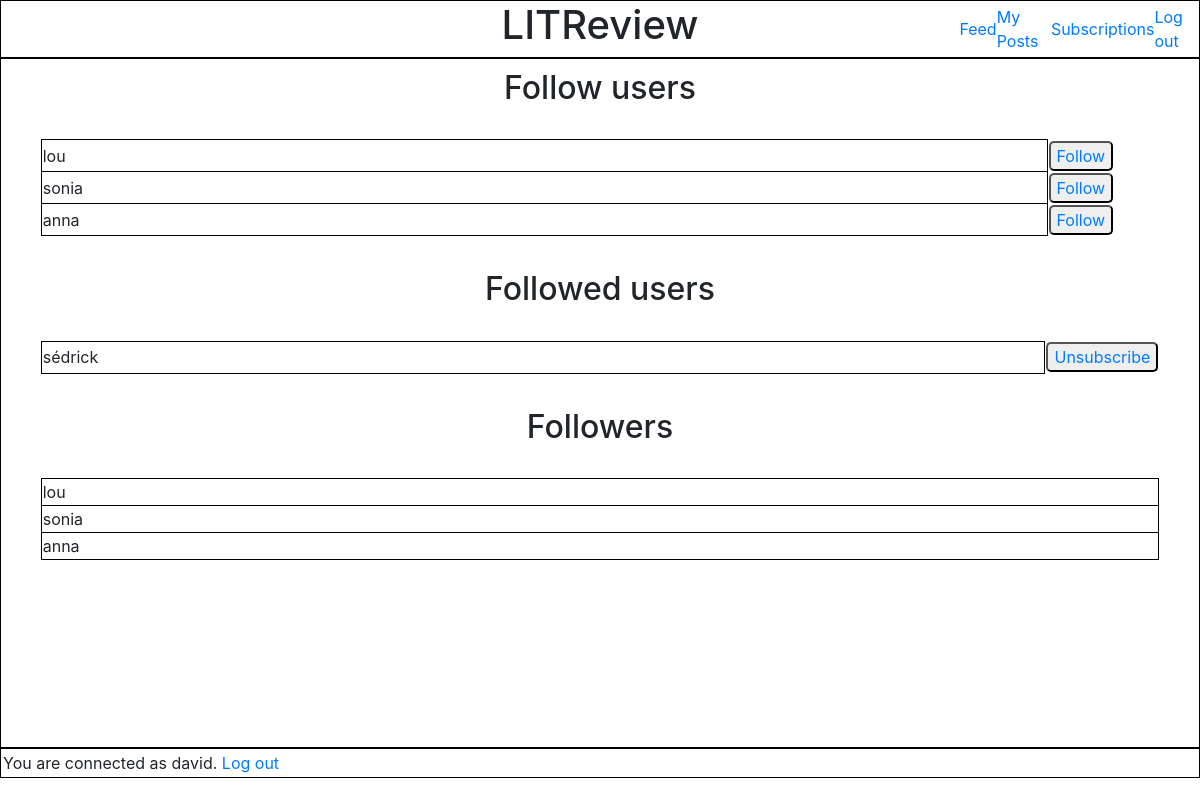
The app's page /subscription_page/ (signed in) with its own data.
### authentication/models.py (models this page shows)
class User(AbstractUser):
    username = models.CharField(max_length=20, unique=True)
    USERNAME_FIELD = 'username'

### feedapp/models.py (models this page shows)
class UserFollows(models.Model):
    user = models.ForeignKey(to=settings.AUTH_USER_MODEL, on_delete=models.CASCADE)
    followed_user = models.ForeignKey(to=settings.AUTH_USER_MODEL, on_delete=models.CASCADE, related_name='followed_by')
    class Meta:
        unique_together = ('user', 'followed_user')
        constraints = [models.CheckConstraint(check=~models.Q(user=models.F('followed_user')), name='no_self_follow')]

### feedapp/views.py (the view)
# urls.py: path('subscription_page/', follow_user, name='subscription_page'),
@login_required
def follow_user(request):
    followed_users = models.UserFollows.objects.filter(user=request.user)
    followers = models.UserFollows.objects.filter(followed_user=request.user)
    users_to_follow = authentication.models.User.objects.exclude(Q(id=request.user.id) |
                                                                 Q(id__in=followed_users.values('followed_user')))
    return render(request, 'feedapp/subscription_page.html', context={'followed_users': followed_users,
                                                                      'followers': followers,
                                                                      'users_to_follow': users_to_follow})

### feedapp/templates/feedapp/subscription_page.html
{% extends 'base.html' %}
    {% block content %}
    <div class="main_content" id="main_content_subscription">
        <div class="follow_block" id="follow_users">
            <h2>Follow users</h2>
            <br>
            <table>
                {% for user_to_follow in users_to_follow %}
                    <tr>
                        <td class="user">
                            {{ user_to_follow.username }}
                        </td>
                        <td>
                            <button type="submit">
                                <a href="{% url 'subscription' user_to_follow.id %}">Follow</a>
                            </button>
                        </td>
                    </tr>
                {% endfor %}
            </table>
        </div>
        <br>
        <div class="follow_block" id="followed_users">
            <h2>Followed users</h2>
            <br>
            <table>
                {% for user_followed in followed_users %}
                    <tr>
                        <td class="user">{{ user_followed.followed_user.username }}</td>
                        <td>
                            <button type="submit">
                                <a href="{% url 'unsubscription_page' user_followed.followed_user.id %}">Unsubscribe</a>
                            </button>
                        </td>
                    </tr>
                {% endfor %}
            </table>
        </div>
        <br>
        <div class="follow_block" id="followers">
            <h2>Followers</h2>
            <br>
            <table>
                {% for follower in followers %}
                <tr>
                    <td class="user">{{ follower.user.username }}</td>
                </tr>
                {% endfor %}
            </table>
        </div>
    </div>
    {% endblock content %}

### templates/base.html (shortened to what this page needs)
<!DOCTYPE html>
<html lang="en">
<head>
    {% load static %}
    <link rel="stylesheet" href="{% static 'style.css' %}">
    <link rel="stylesheet" href="https://cdn.jsdelivr.net/npm/bootstrap@4.3.1/dist/css/bootstrap.min.css">
    <link rel="stylesheet" href="https://cdnjs.cloudflare.com/ajax/libs/font-awesome/4.7.0/css/font-awesome.min.css">
</head>
<body>
    <header class="base_header">
        <div id="header_spaceholder"></div>
        <div class="header_h1"><h1>LITReview</h1></div>
      <nav>
          <a href="{% url 'home_page' %}">Feed</a>
          <a href="{% url 'my_posts_page' %}">My Posts</a>
          <a href="{% url 'subscription_page' %}">Subscriptions</a>
          {% if user.is_authenticated %}
            <a href="{% url 'logout_page' %}">Log out</a>
          {% endif %}
      </nav>
    </header>
  {% block content %} {% endblock content %}
  {% if user.is_authenticated %}
    <footer>You are connected as {{ user }}. <a href="{% url 'logout_page' %}">Log out</a></footer>
  {% endif %}
</body>
</html>

### static/style.css (style rules this page uses)
.base_header { border: 1px black solid; display: flex; justify-content: center; }
.base_header nav { display: flex; flex: 0.3; justify-content: space-around; align-items: center; text-decoration: none; }
.base_header #header_spaceholder { flex: 0.3; }
.base_header .header_h1 { display: flex; flex: 0.9; justify-content: center; align-items: center; }
.main_content { border: 1px black solid; display: flex; flex-direction: column; justify-content: center; align-items: center; padding: 5px; min-height: 690px; }
.main_content h2 { text-align: center; }
.main_content button { border-radius: 5px; }
#main_content_subscription { justify-content: flex-start; align-items: center; }
#main_content_subscription .user { border: 1px black solid; width: 90%; }
table { width: 100%; }
.follow_block { width: 95%; padding: 5px; }
footer { border: 1px black solid; display: flex; width: 100%; padding: 2px; }

### records on screen
User: username "lou"
User: username "sonia"
User: username "anna"
UserFollows: followed_user.username "sédrick"
UserFollows: user.username "lou"
UserFollows: user.username "sonia"
UserFollows: user.username "anna"
User: username "david"
